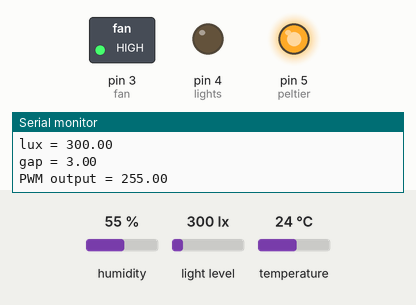
Recording of a sketch running on a simulated Arduino Uno, built with avr-gcc and run on an emulated ATmega328P. Parts: switched loads named in the sketch (green lamp = pin HIGH), output pins drawn as LEDs (lit = HIGH), the last lines printed to the serial monitor. The test bench sets the inputs (shaded band); at power-on: temperature 24 °C, humidity 55 %, light level 300 lx. The local clock reads 2024-03-15 10:24:30 at power-on unless the sketch sets it; storage starts empty.

Above: at 2.9 s.
3.0 s: temperature set to 12 °C
At 4.9 s:
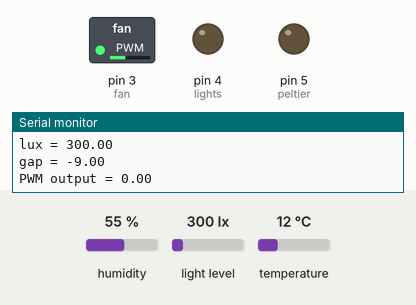
5.8 s: temperature set to 19 °C
At 7.8 s:
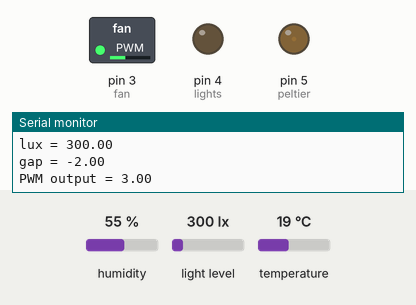
9.9 s: temperature set to 28 °C
At 11.2 s:
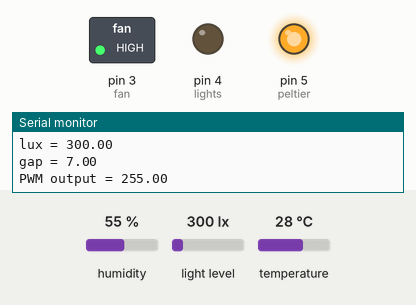
12.7 s: temperature set to 0 °C
At 15.8 s:
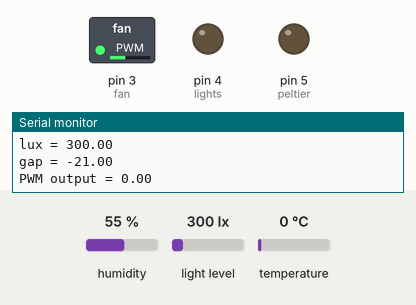
16.1 s: temperature set to 33 °C
At 17.6 s:
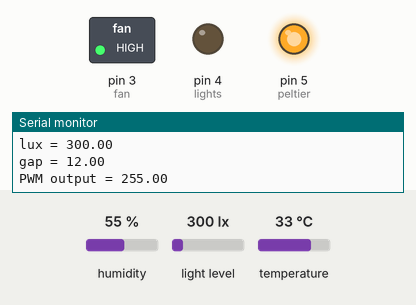
Timing chart, 0 to 19.1 s (numbered marks = the images above; inputs shaded):
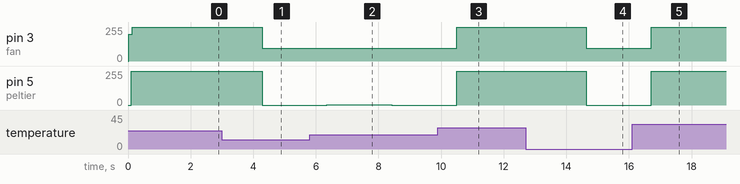

The sketch:

prototype_incubator.ino
```cpp
#include <PID_v1.h>               // library for the PID
#include "Adafruit_SHT31.h"       // library for the tempurature sensor
#include <Adafruit_Sensor.h>      // unified sensor library
#include <Adafruit_TSL2561_U.h>   // library for the light sensor
#include <SPI.h>                  // library for the pins the SD card is using
#include <SD.h>                   // library for the SD card
#include <Wire.h>
#include "RTClib.h"               // library for the RTC

/* Set the appropriate digital I/O pin connections. These are the pin */

const int chipSelect = 10; // set the pin for the SD card

const int lights = 4;   // pin for the lights
const int peltier = 5;  // PWM pin for the peltier
const int fan = 3;      // PWM pin for the fan

//const int innerSensefan = 8;  // Sensor for the inner fan speed
//const int outerSensefan = 7;  // Sensor for the outer fan speed

/* define the sensors */

RTC_PCF8523 rtc;                                                                        // name the clock
Adafruit_TSL2561_Unified tsl = Adafruit_TSL2561_Unified(TSL2561_ADDR_FLOAT, 12345);     // name the lux sensor
Adafruit_SHT31 sht31 = Adafruit_SHT31();                                                // name the temp sensor

// char daysOfTheWeek[7][12] = {"Sunday", "Monday", "Tuesday", "Wednesday", "Thursday", "Friday", "Saturday"};
/* The array os string used to store the data as it comes from the sensors */

/* PID variables and constants */
double Setpoint, Input, Output=255;

//Define the Tuning Parameters foir when the light is on and when it is off
const double lightKp=150, lightKi=20, lightKd=1;
//const double darkKp=50, darkKi=10, darkKd=15;

//Specify the links and initial tuning parameters
PID myPID(&Input, &Output, &Setpoint, lightKp, lightKi, lightKd, REVERSE);

/* Setpoints */

//const int luxSet = 50;
const int tempSet = 21;

/**************************************************************************/
/*
    Configures the gain and integration time for the TSL2561
*/
/**************************************************************************/
void configureLux(void)
{
  /* You can also manually set the gain or enable auto-gain support */
  // tsl.setGain(TSL2561_GAIN_1X);      /* No gain ... use in bright light to avoid sensor saturation */
  // tsl.setGain(TSL2561_GAIN_16X);     /* 16x gain ... use in low light to boost sensitivity */
  tsl.enableAutoRange(true);            /* Auto-gain ... switches automatically between 1x and 16x */

  /* Changing the integration time gives you better sensor resolution (402ms = 16-bit data) */
  // tsl.setIntegrationTime(TSL2561_INTEGRATIONTIME_13MS);      /* fast but low resolution */
  tsl.setIntegrationTime(TSL2561_INTEGRATIONTIME_101MS);  /* medium resolution and speed   */
  // tsl.setIntegrationTime(TSL2561_INTEGRATIONTIME_402MS);  /* 16-bit data but slowest conversions */
}

void configureSD() {
  // see if the card is present and can be initialized:
  if (!SD.begin(chipSelect)) {
    Serial.println("Card failed, or not present");
    // don't do anything more:
    while (1);
  }
}

String timeString() {
  DateTime now = rtc.now();
  char buffer[18];
  snprintf(buffer, 18, "%04d%02d%02d_%02d:%02d:%02d", now.year(), now.month(), now.day(), now.hour(), now.minute(), now.second());
  return buffer;
}

/* not accurate
double fanSpeed(int fan) {
  unsigned long rise = pulseIn(fan, HIGH);
  unsigned long fall = pulseIn(fan, LOW);
  unsigned long total = rise + fall;
  double rpm = 1000000/2*total*60;
  return rpm;
}
*/

/**************************************************************************/
/*
    Setup code
*/
/**************************************************************************/

void setup() {

  /* set up the output pins */

  pinMode(lights, OUTPUT);
  pinMode(peltier, OUTPUT);

  /* set up the input pins */

  //pinMode(innerSensefan, INPUT_PULLUP);
  //pinMode(outerSensefan, INPUT_PULLUP);

  /* set up serial */
  Serial.begin(9600);

  while (!Serial)
    delay(10);     // will pause Zero, Leonardo, etc until serial console opens

  /* set up temp sensor */
  if (! sht31.begin(0x44)) {   // Set to 0x45 for alternate i2c addr
    Serial.println("Couldn't find SHT31");
    while (1) delay(1);
  }

  /* Initialise the lux sensor */
  //use tsl.begin() to default to Wire,
  //tsl.begin(&Wire2) directs api to use Wire2, etc.
  if(!tsl.begin())
  {
    /* There was a problem detecting the TSL2561 ... check your connections */
    Serial.print("Ooops, no TSL2561 detected ... Check your wiring or I2C ADDR!");
    while(1);
  }

  /* Setup the lux sensor gain and integration time */
  configureLux();

  /* Setup the SD card */
  configureSD();

  /* adjust timer 2 to give pin 3 and 11 25kHz output*/
  TCCR2A = 0x23;
  TCCR2B = 0x09;  // select timer2 clock
  OCR2A = 79;  // aiming for 25kHz
  pinMode(fan, OUTPUT);
  OCR2B = 62;  // set the PWM duty cycle


  /*Display the time for sanity*/
  DateTime now = rtc.now();
  Serial.print("The clock is set to: "); Serial.print(now.hour()); Serial.print(':'); Serial.print(now.minute()); Serial.print(':'); Serial.print(now.second());
  Serial.print(" on "); Serial.print(now.year(), DEC); Serial.print('/'); Serial.print(now.month(), DEC); Serial.print('/'); Serial.println(now.day(), DEC);
  Serial.println("-------------------------------");
  Serial.println();

  /*initialize the variables the PID is linked to*/
  Input = tempSet;
  Setpoint = tempSet;

  /*turn the PID on*/
  myPID.SetMode(AUTOMATIC);
}

/**************************************************************************/
/*
    Main loop code
*/
/**************************************************************************/

void loop() {

  /* log - assign the data to an array and print to serial */

  String sensorData[4]; // for some reason if this isn't 4 then the last array spot (lux, sensorData[3]) is wonky

  sensorData[0] = timeString();
  Serial.println(sensorData[0]);

  float t = sht31.readTemperature();
  sensorData[1] = t;
  Input = t;
  Serial.print("Temp *C = "); Serial.println(sensorData[1]);

  sensorData[2] = sht31.readHumidity();
  Serial.print("Hum. % = "); Serial.println(sensorData[2]);

  sensors_event_t event;
  tsl.getEvent(&event);
  sensorData[3] = event.light;
  Serial.print("lux = "); Serial.println(sensorData[3]);

  /*Control LED*/
  int noon2night = sensorData[0].substring(9,11).toInt();
  if (noon2night >= 4 && noon2night <=12) {
    digitalWrite(lights, LOW); //for testing purposes set high
  }
  else {
    digitalWrite(lights, HIGH);
  }

  /*PID for temputature*/
  double gap = Input-Setpoint; //distance away from setpoint
  if(gap>1) { //we're far from setpoint,
     Output = 255;
    }
  else {
     //we're close to setpoint, use PID
     //myPID.SetTunings(lightKp, lightKi, lightKd);
     //myPID.SetControllerDirection(REVERSE);
     myPID.Compute();
    }

  analogWrite(peltier,Output);
  /* for debugging PID */
  Serial.print("gap = "); Serial.println(gap);
  Serial.print("PWM output = "); Serial.println(Output);
  // analogWrite(peltier, 255);

  /*Control fan speed*/
  //analogWrite(fan, 100);
  OCR2B = map(Output, 0, 255, 30, 79);
  Serial.println();

  /*print the calcualed RPM
  Serial.print("Inner fan (RPM) = "); Serial.println(fanSpeed(innerSensefan));
  Serial.print("Outer fan (RPM) = "); Serial.println(fanSpeed(outerSensefan));
  Serial.println();
  */

  // open the file. note that only one file can be open at a time,
  // so you have to close this one before opening another.
  String daylog = sensorData[0].substring(2,8);
  daylog += ".log";
  File dataFile = SD.open(daylog, FILE_WRITE);

  // if the file is available, write to it:
  if (dataFile) {
    for (int i=0; i<=3; i++) {
      dataFile.print(sensorData[i]); dataFile.print(", ");
    }
    dataFile.println(Output);
    dataFile.close();
  }
  // if the file isn't open, pop up an error:
  else {
    Serial.println("error opening datalog");
    Serial.println(daylog);
  }

  delay(2000);
}
```

Measured:
- after the input at 3.0 s, pin 3 (fan): 255/255 → 97/255 after 1.3 s; pin 5 (peltier): 255/255 → 0/255 after 1.3 s
- after the input at 5.8 s, pin 5 (peltier): 0/255 → 3/255 after 0.55 s, → 0/255 2.1 s later
- after the input at 9.9 s, pin 3 (fan): 97/255 → 255/255 after 0.60 s; pin 5 (peltier): 0/255 → 255/255 after 0.59 s
- after the input at 12.7 s, pin 3 (fan): 255/255 → 97/255 after 1.9 s; pin 5 (peltier): 255/255 → 0/255 after 1.9 s
- after the input at 16.1 s, pin 3 (fan): 97/255 → 255/255 after 0.61 s; pin 5 (peltier): 0/255 → 255/255 after 0.61 s
